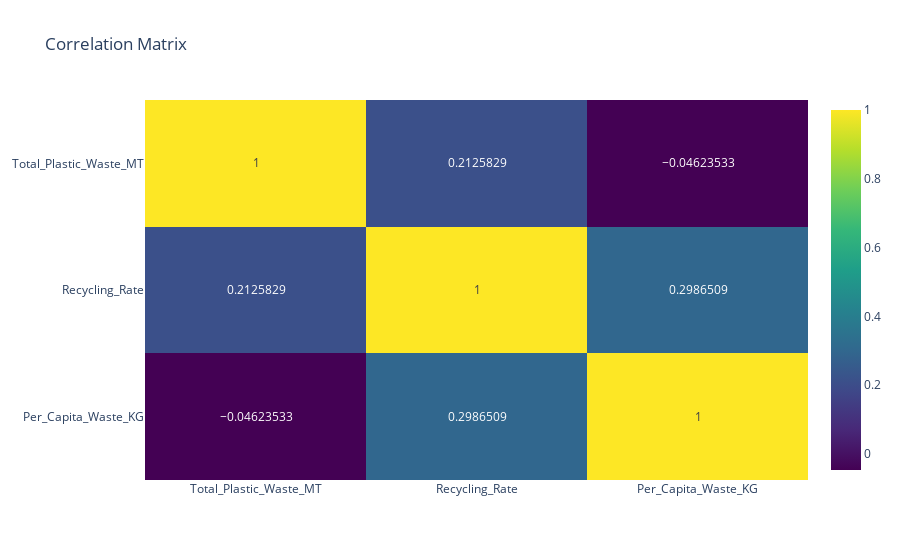

The cell this chart's notebook holds for it:
### Markdown cell above
<a id="31"></a>
### <div style="text-align:left; border-radius:15px; padding:20px; color:#000000; margin:0; font-size:100%; font-family:Arial, sans-serif; background-color:#48cae4; overflow:hidden;"><b>⚡ 1. Correlation Matrix</b>

<a href="#table-of-contents" style="font-family:Arial, sans-serif; font-size:15px; background-color:#7b2cbf; color:#ffffff; padding:7px 15px; text-decoration:none; border-radius:15px; margin-left:10px;">
    [Table of Content 📜⬆️]
</a>
</div>

### Code cell
numeric_df = df.select_dtypes(include=[float, int])
correlation_matrix = numeric_df.corr().T

fig = px.imshow(correlation_matrix, text_auto=True, aspect="auto",
                title='Correlation Matrix',
                color_continuous_scale='viridis')
fig.show()

### Figure 1 — Plotly figure (JSON) as saved in the notebook; plotly's stock layout.template omitted (floating-point values rounded to 4 significant figures)
{"data": [{"coloraxis": "coloraxis", "hovertemplate": "x: %{x}<br>y: %{y}<br>color: %{z}<extra></extra>", "name": "0", "texttemplate": "%{z}", "type": "heatmap", "x": ["Total_Plastic_Waste_MT", "Recycling_Rate", "Per_Capita_Waste_KG"], "xaxis": "x", "y": ["Total_Plastic_Waste_MT", "Recycling_Rate", "Per_Capita_Waste_KG"], "yaxis": "y", "z": [[1, 0.2126, -0.04624], [0.2126, 1, 0.2987], [-0.04624, 0.2987, 1]]}], "layout": {"coloraxis": {"colorscale": [[0, "#440154"], [0.1111, "#482878"], [0.2222, "#3e4989"], [0.3333, "#31688e"], [0.4444, "#26828e"], [0.5556, "#1f9e89"], [0.6667, "#35b779"], [0.7778, "#6ece58"], [0.8889, "#b5de2b"], [1, "#fde725"]]}, "title": {"text": "Correlation Matrix"}, "xaxis": {"anchor": "y", "domain": [0, 1]}, "yaxis": {"anchor": "x", "autorange": "reversed", "domain": [0, 1]}}}
